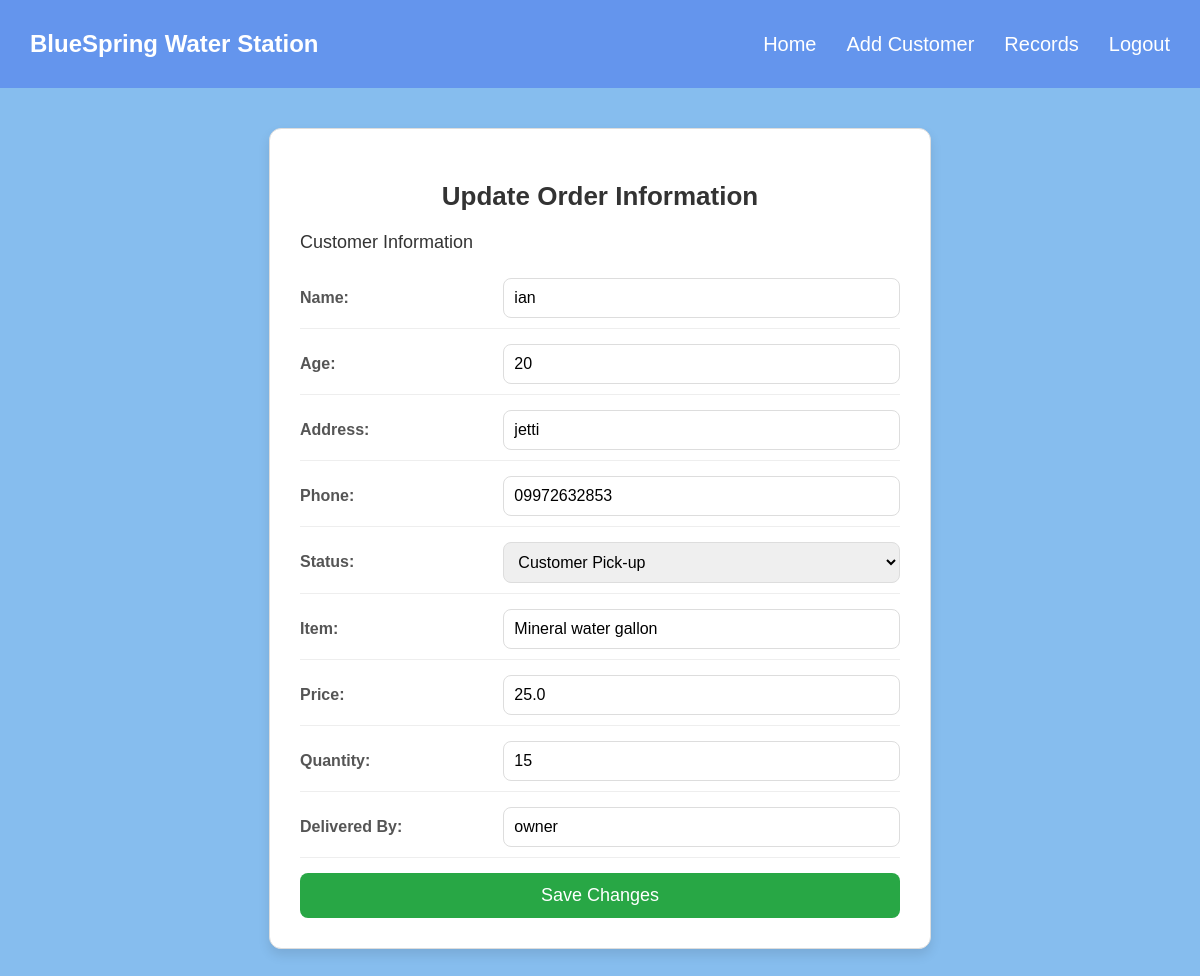
Screenshot of /edit_order/69/ (signed in) with the database file from the repository.
### app/models.py (models this page shows, shortened)
class Order(models.Model):
    customer = models.ForeignKey(Customer, on_delete=models.CASCADE, null=True, blank=True)
    ORDER_STATUS_CHOICES = [
        ('Pending', 'Pending'),
        ('Delivery', 'Delivery'),
        ('Customer Pick-up', 'Customer Pick-up'),
    ]
    order_date = models.DateTimeField(auto_now_add=True)
    status = models.CharField(max_length=50, choices=ORDER_STATUS_CHOICES, default='Pending')

class Customer(models.Model):
    name = models.CharField(max_length=50)
    age = models.PositiveIntegerField()
    address = models.CharField(max_length=150)
    phone = models.CharField(max_length=20, null=True, blank=True)

class OrderItem(models.Model):
    order = models.ForeignKey(Order, related_name="items", on_delete=models.CASCADE)
    item = models.ForeignKey(Item, on_delete=models.CASCADE)
    quantity = models.IntegerField()

class Item(models.Model):
    name = models.CharField(max_length=100, default='Mineral water gallon')
    price = models.FloatField()
    stock = models.IntegerField(default=0)

class Delivery(models.Model):
    order = models.ForeignKey(Order, on_delete=models.CASCADE)
    delivered_by = models.CharField(max_length=50, null=True, blank=True)

### app/views.py (the view)
# urls.py: path('edit_order/<int:order_id>/', views.edit_order, name='edit_order'),
@login_required
def edit_order(request, order_id):
    order = get_object_or_404(Order, id=order_id)
    if request.method == 'POST':
        customer_form = CustomerForm(request.POST, instance=order.customer)
        order_form = OrderForm(request.POST, instance=order)
        order_item_form = OrderItemForm(request.POST, instance=order.items.first())
        delivery_form = DeliveryForm(request.POST, instance=order.delivery_set.first())
        if all([
            customer_form.is_valid(),
            order_form.is_valid(),
            order_item_form.is_valid(),
            delivery_form.is_valid()
        ]):
            customer_form.save()
            order_form.save()
            order_item_form.save()
            delivery_form.save()
            return redirect('records')
    else:
        customer_form = CustomerForm(instance=order.customer)
        order_form = OrderForm(instance=order)
        order_item_form = OrderItemForm(instance=order.items.first())
        delivery_form = DeliveryForm(instance=order.delivery_set.first())
    return render(request, 'edit_order.html', {
        'order': order,
        'customer_form': customer_form,
        'order_form': order_form,
        'order_item_form': order_item_form,
        'delivery_form': delivery_form,
    })

### app/forms.py
class CustomerForm(forms.ModelForm):
    class Meta:
        model = Customer
        fields = ['name', 'age', 'address', 'phone']

class OrderForm(forms.ModelForm):
    class Meta:
        model = Order
        fields = ['status']

### app/templates/edit_order.html (shortened to what this page needs)
{% extends 'base.html' %}
{% block content %}
    <div class="form-container">
        <h2>Update Order Information</h2>
        <form method="POST">
            <div class="form-title">Customer Information</div>
            <div class="form-group">
                <label for="id_name">Name:</label>
                <input type="text" name="name" id="id_name" value="{{ order.customer.name }}" required>
            </div>
            <div class="form-group">
                <label for="id_age">Age:</label>
                <input type="number" name="age" id="id_age" value="{{ order.customer.age }}" required>
            </div>
            <div class="form-group">
                <label for="id_address">Address:</label>
                <input type="text" name="address" id="id_address" value="{{ order.customer.address }}" required>
            </div>
            <div class="form-group">
                <label for="id_phone">Phone:</label>
                <input type="text" name="phone" id="id_phone" value="{{ order.customer.phone }}" required>
            </div>
            <div class="form-group">
                <label for="id_status">Status:</label>
                <select name="status" id="id_status">
                    <option value="Customer Pick-up" {% if order.status == "Customer Pick-up" %}selected{% endif %}>Customer Pick-up</option>
                </select>
            </div>
            <div class="form-group">
                <label for="id_item_name">Item:</label>
                <input type="text" name="item_name" id="id_item_name" value="{{ order.items.first.item.name }}" required>
            </div>
            <div class="form-group">
                <label for="id_price">Price:</label>
                <input type="number" name="price" id="id_price" value="{{ order.items.first.item.price }}" required>
            </div>
            <div class="form-group">
                <label for="id_quantity">Quantity:</label>
                <input type="number" name="quantity" id="id_quantity" value="{{ order.items.first.quantity }}" required>
            </div>
            <div class="form-group">
                <label for="id_delivered_by">Delivered By:</label>
                <input type="text" name="delivered_by" id="id_delivered_by" value="{{ order.delivery_set.first.delivered_by }}" required>
            </div>
            <button type="submit">Save Changes</button>
        </form>
    </div>
{% endblock %}

### app/templates/base.html (style rules this page uses)
body { font-family: Arial, sans-serif; margin: 0; padding: 0; }

### app/templates/edit_order.html (style rules this page uses)
body { background-color: rgb(134, 189, 238); font-family: Arial, sans-serif; }
.form-container { max-width: 600px; margin: 20px auto; padding: 30px; border: 1px solid #ddd; border-radius: 12px; box-shadow: 0 6px 12px rgba(0, 0, 0, 0.1); background-color: #fff; }
h2 { text-align: center; font-size: 26px; margin-bottom: 20px; color: #333; font-weight: bold; }
form { display: grid; gap: 15px; }
.form-group { display: grid; grid-template-columns: 1fr 2fr; align-items: center; gap: 5px; }
.form-group label { font-weight: bold; font-size: 16px; color: #555; }
.form-group input, .form-group select { padding: 10px; font-size: 16px; border: 1px solid #ddd; border-radius: 8px; transition: all 0.3s ease; }
button { width: 100%; padding: 12px; background-color: #28a745; color: white; border: none; border-radius: 8px; font-size: 18px; cursor: pointer; transition: background-color 0.3s ease; }
.form-title { font-size: 18px; color: #333; text-align: left; margin-bottom: 10px; }
.form-container .form-group { border-bottom: 1px solid #eee; padding-bottom: 10px; }

### rows the page displays
Order: name "ian", age "20", address "jetti", phone "09972632853", status "Customer Pick-up", item_name "Mineral water gallon", price "25.0", quantity "15", delivered_by "owner"
